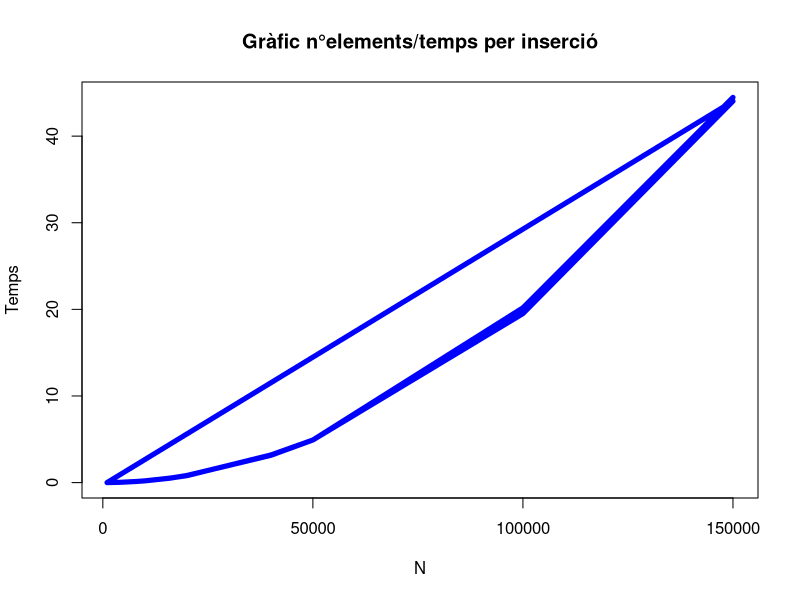
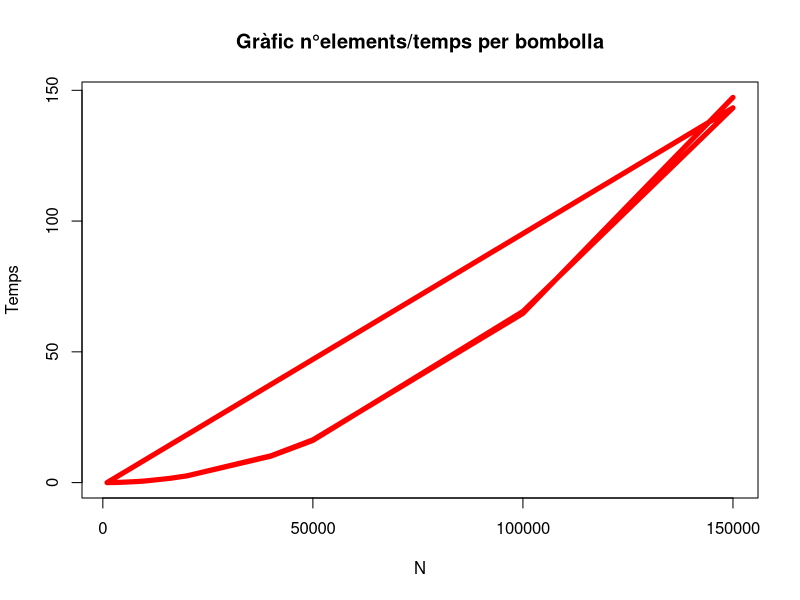
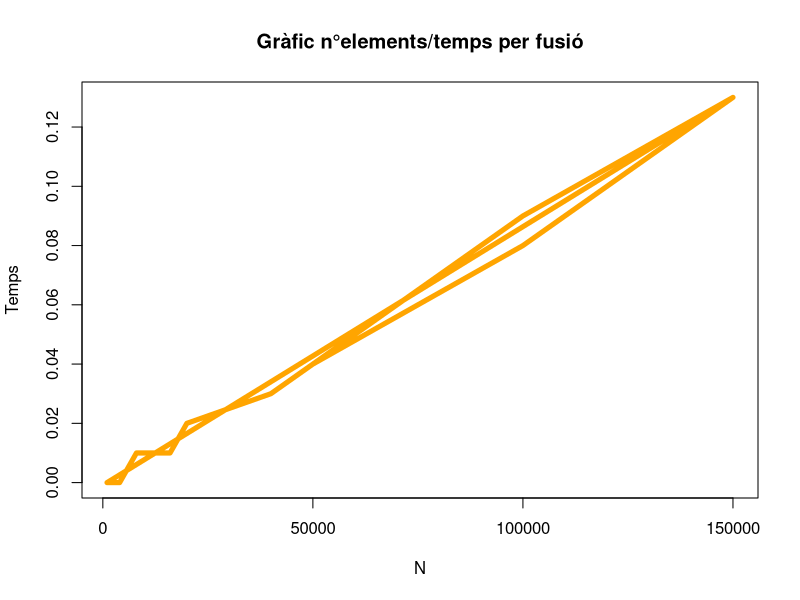
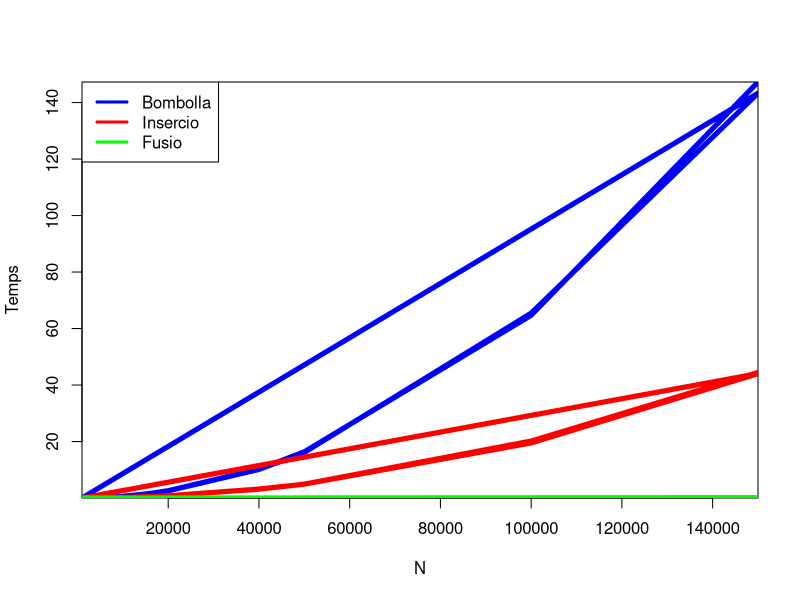
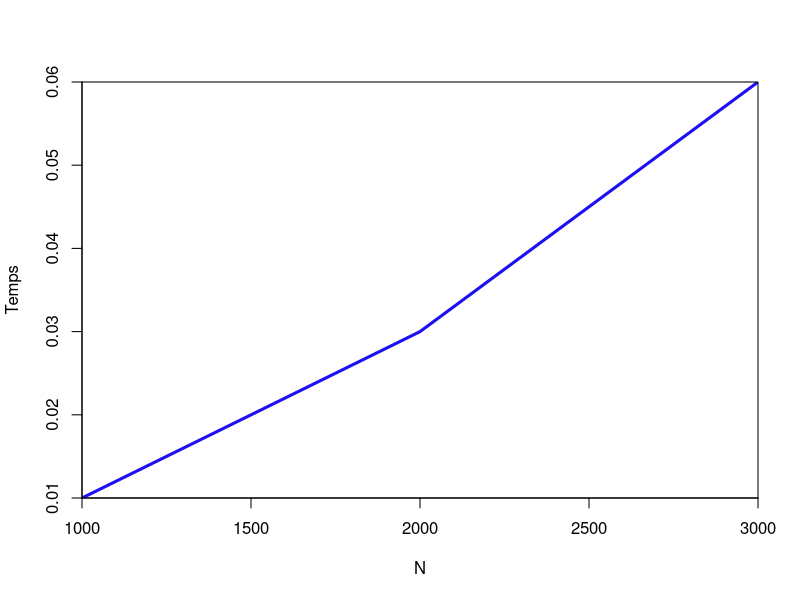
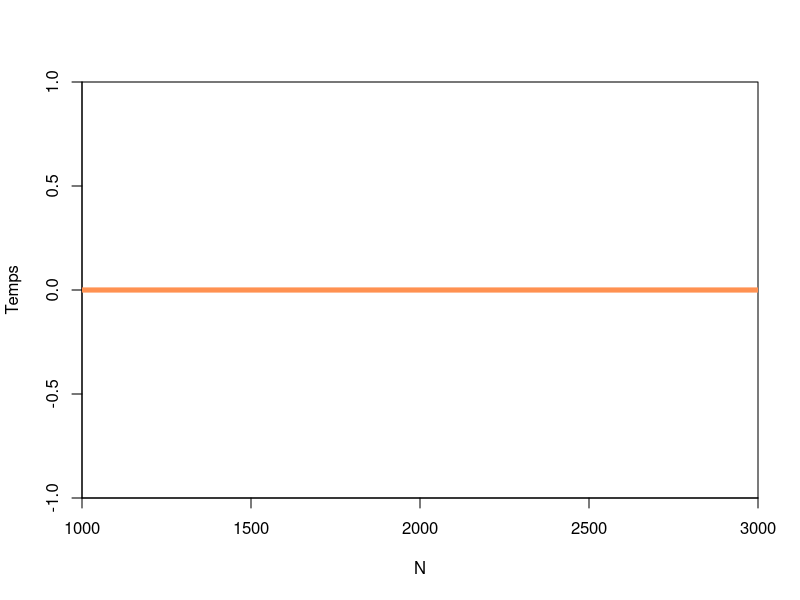
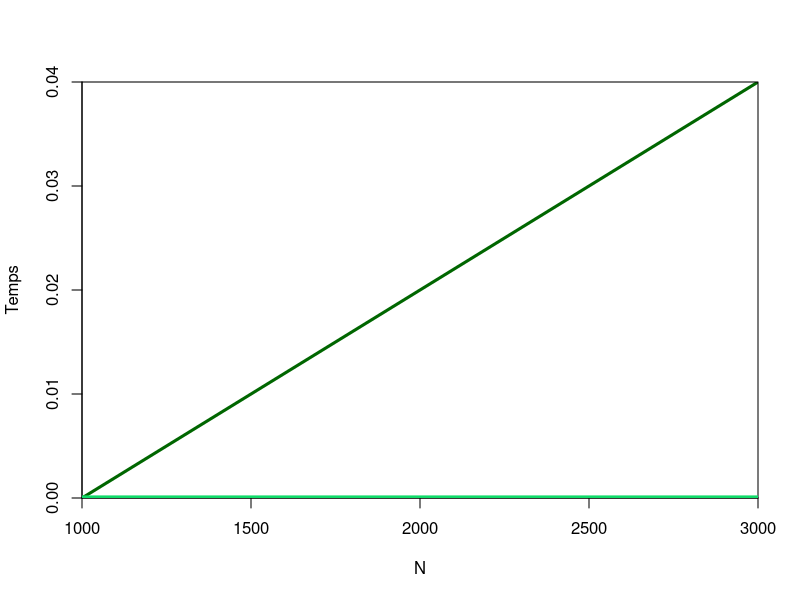
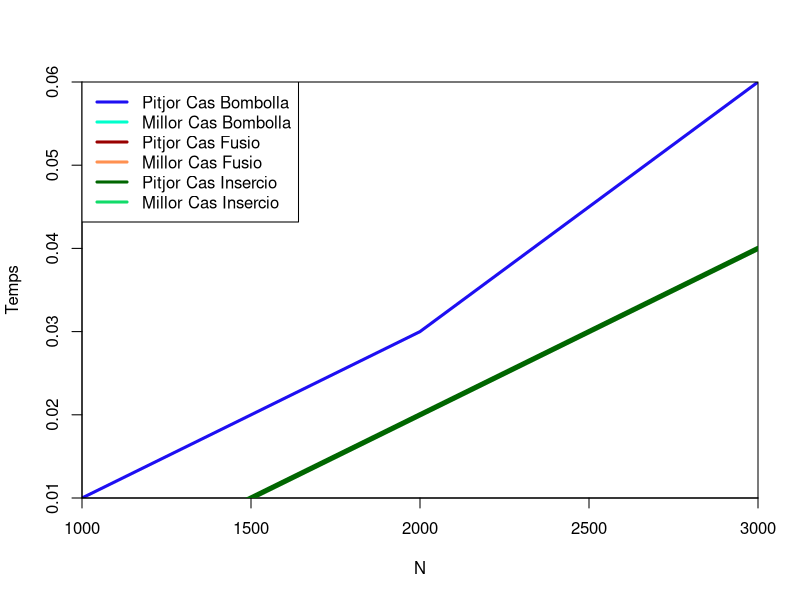

Generate these figures, in order, with R:

setwd("/home2/users/alumnes/1202152/dades/PEB7")

dades = read.table("data.txt",header=TRUE)
#4 Columnes N Insercio Bombolla Fusio

#Busca medidors interesantes
summary(dades)
MitjanaRelativaInsert = sum(dades$Insercio)/sum(dades$N)
MitjanaInsert = mean(dades$Insercio)
MitjanaRelativaInsert
MitjanaInsert

MitjanaRelativaBubble = sum(dades$Bombolla)/sum(dades$N)
MitjanaBombolla = mean(dades$Bombolla)
MitjanaRelativaBubble
MitjanaBombolla

MitjanaRelativaMerge = sum(dades$Fusio)/sum(dades$N)
MitjanaFusio = mean(dades$Fusio)
MitjanaRelativaMerge
MitjanaFusio

#Plot de cada algoritme
plot(dades$N,dades$Insercio,type="l",main="Gràfic n°elements/temps per inserció",lwd=5,col="blue",xlab="N", ylab="Temps")

plot(dades$N,dades$Bombolla,type="l",main="Gràfic n°elements/temps per bombolla",lwd=5,col="red",xlab="N", ylab="Temps")

plot(dades$N,dades$Fusio,type="l",main="Gràfic n°elements/temps per fusió",lwd=5,col="orange",xlab="N", ylab="Temps")

#Plot dels 3 junts


plot(dades$N, dades$Bombolla, type="l", lwd=5, col="blue",xlab="N", ylab="Temps", xaxs="i", yaxs="i")
lines(dades$N,dades$Insercio, lwd=5, col="red")
lines(dades$N,dades$Fusio, lwd=5, col="green")
legend("topleft", legend=c("Bombolla","Insercio","Fusio"), lwd=c(3,3,3), col=c("blue","red","green"))

#New data(millors i pitjors casos)
dadesBWCases = read.table("data_best_worst_cases.txt",header=TRUE)
#7 Columnes => N Worst_insecio Worst_Bombolla Worst_Fusio Best_insecio Best_Bonmbolla Best_Fusio
summary(dadesBWCases)

plot(dadesBWCases$N, dadesBWCases$BombollaWorst, type="l", lwd=3, col="#1E0FF2",xlab="N", ylab="Temps", xaxs="i", yaxs="i")
lines(dadesBWCases$N,dadesBWCases$BombollaBest, lwd=5, col="#00FFCC")

plot(dadesBWCases$N, dadesBWCases$FusioWorst, type="l", lwd=3, col="#990000",xlab="N", ylab="Temps", xaxs="i", yaxs="i")
lines(dadesBWCases$N,dadesBWCases$FusioBest, lwd=5, col="#FF9151")


plot(dadesBWCases$N, dadesBWCases$InsercioWorst, type="l", lwd=3, col="#006600",xlab="N", ylab="Temps", xaxs="i", yaxs="i")
lines(dadesBWCases$N,dadesBWCases$InsercioBest, lwd=5, col="#11DB69")



plot(dadesBWCases$N, dadesBWCases$BombollaWorst, type="l", lwd=3, col="#1E0FF2",xlab="N", ylab="Temps", xaxs="i", yaxs="i")
lines(dadesBWCases$N,dadesBWCases$BombollaBest, lwd=5, col="#00FFCC")
lines(dadesBWCases$N,dadesBWCases$FusioWorst, lwd=5, col="#990000")
lines(dadesBWCases$N,dadesBWCases$FusioBest, lwd=5, col="#FF9151")
lines(dadesBWCases$N,dadesBWCases$InsercioWorst, lwd=5, col="#006600")
lines(dadesBWCases$N,dadesBWCases$InsercioBest, lwd=5, col="#11DB69")
legend("topleft", legend=c("Pitjor Cas Bombolla","Millor Cas Bombolla","Pitjor Cas Fusio","Millor Cas Fusio","Pitjor Cas Insercio","Millor Cas Insercio"), lwd=c(3,3,3), col=c("#1E0FF2","#00FFCC","#990000","#FF9151","#006600","#11DB69"))




#Proves Hipotesi
#Si merge es el millor per vectors de +1000


#Per vectors entre 5 i 20 elements si ho segueix sent

#Casos extrems merge to grandes
